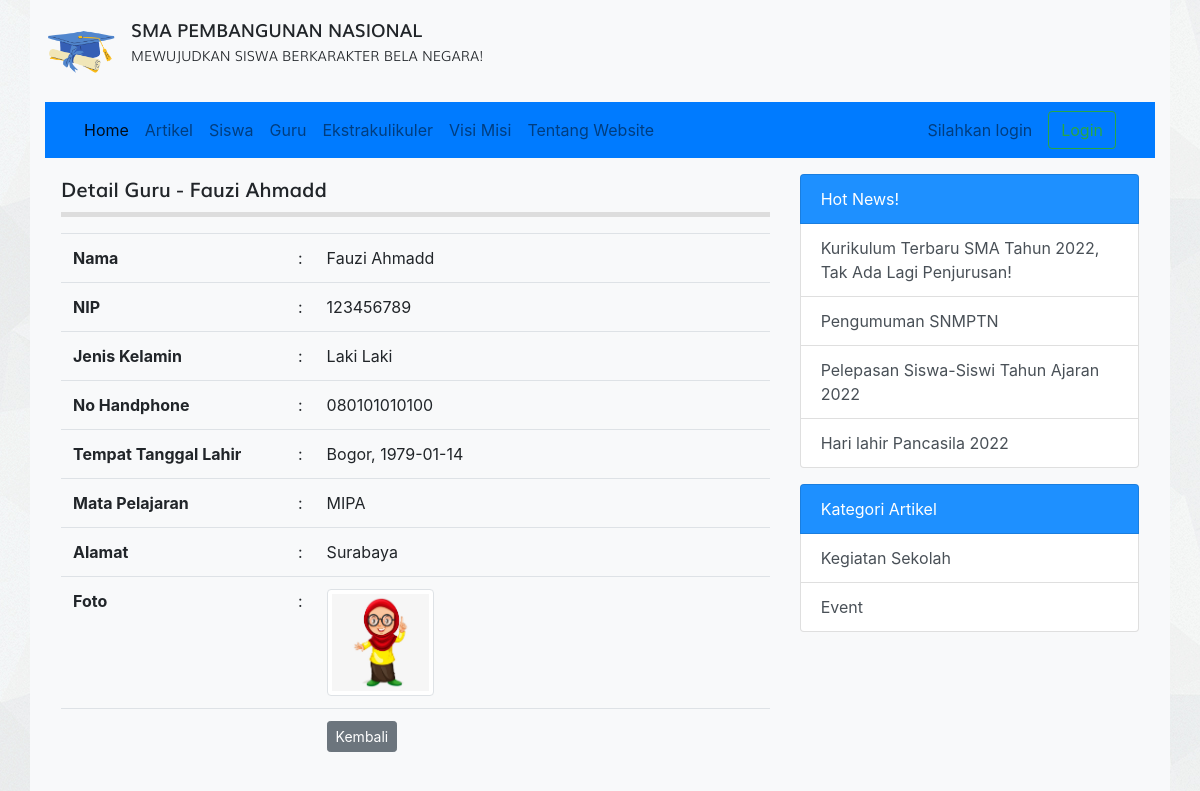
Screenshot of /detail_guru.php?id=7 with the database file from the repository.
### tables this page shows
CREATE TABLE `tbl_guru` (
  `id` int(11) NOT NULL,
  `nama` varchar(100) DEFAULT NULL,
  `nip` int(10) DEFAULT NULL,
  `jenis_kelamin` enum('L','P') DEFAULT NULL,
  `no_hp` varchar(12) DEFAULT NULL,
  `tempat_lahir` varchar(50) DEFAULT NULL,
  `tanggal_lahir` date DEFAULT NULL,
  `mata_pelajaran` varchar(50) DEFAULT NULL,
  `alamat` varchar(100) DEFAULT NULL,
  `foto` varchar(100) DEFAULT NULL
);

CREATE TABLE `tbl_artikel` (
  `id` int(11) NOT NULL,
  `judul` varchar(255) DEFAULT NULL,
  `isi` text DEFAULT NULL,
  `tanggal` date DEFAULT NULL,
  `foto` varchar(100) DEFAULT NULL,
  `id_kategori` int(11) DEFAULT NULL
);

CREATE TABLE `tbl_kategori_artikel` (
  `id` int(11) NOT NULL,
  `nama_kategori` varchar(30) DEFAULT NULL
);

### detail_guru.php (the view, shortened to what this page needs)
<?php
require_once 'koneksi.php';
$id = $_GET['id'];
$query = mysqli_query($koneksi, "SELECT * FROM tbl_guru WHERE id = $id");
$row = mysqli_fetch_assoc($query);
?>
<!DOCTYPE html>
<html>
<head>
	<link rel="stylesheet" href="resources/datatables/datatables.min.css">
	<link rel="stylesheet" href="resources/fonts/stylesheet.css">
	<link rel="stylesheet" href="resources/css/bootstrap.min.css">
	<link rel="stylesheet" href="resources/css/style.css">
</head>
<body>
	<div class="container bg-light">
		<div class="logo clearfix">
			<div class="float-left mt-3 mb-3">
				<img src="resources/images/logo.png" alt="Logo Sekolah" width="70px" class="float-left mr-3">
				<div class="text float-right">
					<span class="sma">SMA PEMBANGUNAN NASIONAL</span><br>
					<span class="visi">MEWUJUDKAN SISWA BERKARAKTER BELA NEGARA!</span>
				</div>
			</div>
		</div>
		<?php require_once 'navbar.php'; ?>
		<div class="row p-3">
			<div class="col-md-8">
				<div class="title mb-3">
					Detail Guru - <b><?= $row['nama'] ?></b>
				</div>
				<table class="table table-stripped">
							<tr>
								<td width="225px"><b>Nama</b></td>
								<td>:</td>
								<td><?= $row['nama'] ?></td>
							</tr>
							<tr>
								<td><b>NIP</b></td>
								<td>:</td>
								<td><?= $row['nip'] ?></td>
							</tr>
							<tr>
								<td><b>Jenis Kelamin</b></td>
								<td>:</td>
								<td>
									<?= $row['jenis_kelamin'] == 'L' ? 'Laki Laki' : '' ?>
								</td>
							</tr>
							<tr>
								<td><b>No Handphone</b></td>
								<td>:</td>
								<td><?= $row['no_hp'] ?></td>
							</tr>
							<tr>
								<td><b>Tempat Tanggal Lahir</b></td>
								<td>:</td>
								<td><?= $row['tempat_lahir'] ?>, <?= $row['tanggal_lahir'] ?></td>
							</tr>
							<tr>
								<td><b>Mata Pelajaran</b></td>
								<td>:</td>
								<td><?= $row['mata_pelajaran'] ?></td>
							</tr>
							<tr>
								<td><b>Alamat</b></td>
								<td>:</td>
								<td><?= $row['alamat'] ?></td>
							</tr>
							<tr>
								<td><b>Foto</b></td>
								<td>:</td>
								<td><img src="images/guru/<?= $row['foto'] ?>" alt="<?= $row['nama'] ?>" width="25%" class="img-thumbnail"></td>
							</tr>
							<tr>
								<td><b></td>
								<td></td>
								<td><a href="guru.php" class="btn btn-secondary btn-sm">Kembali</a></td>
							</tr>
						</table>
			</div>
			<?php require 'sidebar.php'; ?>
</body>
</html>

### sidebar.php
<?php
$query_artikel_terbaru = mysqli_query($koneksi, "SELECT * FROM tbl_artikel ORDER BY tanggal ASC LIMIT 4");
$query_kategori_artikel= mysqli_query($koneksi, "SELECT * FROM tbl_kategori_artikel LIMIT 4");
?>
<div class="col-sm-4">
	<div class="list-group">
		<span class="list-group-item text-white" style="background-color: #1E90FF">Hot News!</span>
		<?php while($artikel_terbaru = mysqli_fetch_assoc($query_artikel_terbaru)) : ?>
			<a href="detail_artikel.php?id=<?= $artikel_terbaru['id'] ?>" class="list-group-item list-group-item-action"><?= $artikel_terbaru['judul'] ?></a>
		<?php endwhile; ?>
	</div>
	<div class="list-group">
		<span class="list-group-item text-white mt-3" style="background-color: #1E90FF">Kategori Artikel</span>
		<?php while($kategori_artikel = mysqli_fetch_assoc($query_kategori_artikel)) : ?>
			<a href="kategori.php?id=<?= $kategori_artikel['id'] ?>" class="list-group-item list-group-item-action"><?= $kategori_artikel['nama_kategori'] ?></a>
		<?php endwhile; ?>
	</div>
</div>

### resources/css/style.css (style rules this page uses)
body { background-image: url('../images/bg_all.jpg'); }
.sma { font-family: 'mulisemibold'; font-size: 18px; }
.visi { font-family: 'mulilight'; font-size: 14px; }
.title { font-family: 'mulisemibold'; font-size: 20px; padding-bottom: 7.5px; border-bottom: 5px solid #ddd }

### rows the page displays
tbl_guru: nama "Fauzi Ahmadd", nip "123456789", no_hp "080101010100", tempat_lahir "Bogor", tanggal_lahir "1979-01-14", mata_pelajaran "MIPA", alamat "Surabaya", foto (picture)
tbl_artikel: judul "Kurikulum Terbaru SMA Tahun 2022, Tak Ada Lagi Penjurusan!"
tbl_artikel: judul "Pengumuman SNMPTN"
tbl_artikel: judul "Pelepasan Siswa-Siswi Tahun Ajaran 2022"
tbl_artikel: judul "Hari lahir Pancasila 2022"
tbl_kategori_artikel: nama_kategori "Kegiatan Sekolah"
tbl_kategori_artikel: nama_kategori "Event"
